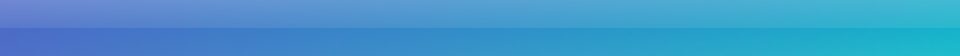
#> input picture visual/ui/header.png, 1920 x 112 px (shown at 1/2 size)
$ python -i build_ui_assets.py   (imports and definitions only)
#> lines starting #> are read from the running program, lines starting #| are printed output that depends on the picture
"""Genera los recursos visuales y sonoros de la interfaz a partir de "ASSETS COOL".

Uso (solo al cambiar el tema; la app usa los PNG/WAV ya generados en visual/):
    pip install -r tools/requirements-build.txt
    python tools/build_ui_assets.py "C:/ruta/a/ASSETS COOL"

Todo sale de assets existentes: los botones "pill" se arman estirando los orbes
de vidrio del Frutiger Aero Archive, los iconos son Heroicons rasterizados y los
sonidos son notas de "Tranquility" (Helton Yan) recortadas y normalizadas.
Las imagenes se generan en varias escalas (visual/ui/<porcentaje>/) para que se
vean nitidas con el escalado de pantalla de Windows.
"""

from __future__ import annotations

import struct
import sys
import wave
from pathlib import Path

import pymupdf as fitz  # solo para rasterizar los SVG de Heroicons
import numpy as np
from PIL import Image, ImageEnhance, ImageOps

PROJECT = Path(__file__).resolve().parents[1]
UI_OUT = PROJECT / "visual" / "ui"
SOUND_OUT = PROJECT / "visual" / "sounds"
SUPERSAMPLE = 4
# Escalas de Windows (100 % = 96 DPI). La app elige la mas cercana a la pantalla.
SCALES = (100, 125, 150, 175, 200)

# Paleta Windows 7 / Frutiger: azul cielo y morado.
ICON_DARK = "#1e3a6e"
ICON_WHITE = "#ffffff"
ICON_PURPLE = "#6d3fc4"


def load(src: Path, rel: str) -> Image.Image:
    return Image.open(src / rel).convert("RGBA")


def crop_alpha(image: Image.Image) -> Image.Image:
    bbox = image.getchannel("A").point(lambda a: 255 if a > 8 else 0).getbbox()
    return image.crop(bbox) if bbox else image


# [25 lines left out: functions square, shift_hue, not called in this run]


def lighten(image: Image.Image, amount: float) -> Image.Image:
    rgba = np.asarray(image).astype(np.float32)
    rgba[..., :3] = rgba[..., :3] + (255 - rgba[..., :3]) * amount
    return Image.fromarray(rgba.clip(0, 255).astype(np.uint8), "RGBA")


# [5 lines left out: function brightness, not called in this run]


def disabled(image: Image.Image) -> Image.Image:
    alpha = image.getchannel("A").point(lambda a: int(a * 0.55))
    gray = ImageOps.grayscale(image.convert("RGB")).convert("RGB")
    gray = lighten(gray.convert("RGBA"), 0.35)
    gray.putalpha(alpha)
    return gray


def resize(image: Image.Image, size: tuple[int, int]) -> Image.Image:
    return image.resize(size, Image.LANCZOS)


def orb(image: Image.Image, diameter: int) -> Image.Image:
    return resize(square(crop_alpha(image)), (diameter, diameter))


# [60 lines left out: functions pill_from_orb, svg_icon, overlay_center, cover, gradient_tint, gloss, not called in this run]


def save(image: Image.Image, out_dir: Path, name: str) -> None:
    image.save(out_dir / f"{name}.png", optimize=True)


# [168 lines left out: functions build_images, read_wav, write_sound, not called in this run]


TRANQUILITY = "Audio/Helton Yan's Tranquility/MUSCMisc_"

SOUNDS = {
    # Todo sale de "Tranquility" (Helton Yan, estetica Frutiger Aero). Cada muestra es
    # una frase larga: se toma solo la primera nota, recortada y con fundido.
    # nombre: (archivo, duracion maxima s, pico dBFS, fundido s)
    "click": (TRANQUILITY + "Major-Aqua Pluck_HY_Trnqlty.wav", 0.35, -18.0, 0.18),
    "toggle_on": (TRANQUILITY + "Major-Glassy Gloss_HY_Trnqlty.wav", 0.40, -17.0, 0.20),
    "toggle_off": (TRANQUILITY + "Minor-Underwater Pluck_HY_Trnqlty.wav", 0.35, -17.0, 0.18),
    "confirm": (TRANQUILITY + "Minor-Lone Bell_HY_Trnqlty.wav", 0.70, -16.0, 0.35),
    "open": (TRANQUILITY + "Major-Short Hover_HY_Trnqlty.wav", 0.80, -17.0, 0.35),
    "close": (TRANQUILITY + "Major-Glassy Pluck_HY_Trnqlty.wav", 0.45, -18.0, 0.25),
    "error": (TRANQUILITY + "Major-Bell Dissonance_HY_Trnqlty.wav", 0.80, -15.0, 0.35),
    "startup": (TRANQUILITY + "Major-Breathy Startup_HY_Trnqlty.wav", 2.60, -15.0, 0.90),
    "notify": (TRANQUILITY + "Major-Tweeting Notification_HY_Trnqlty.wav", 0.75, -15.0, 0.25),
}


# [15 lines left out: functions build_sounds, main, not called in this run]


# [2 lines not run here, left out]

>>> from PIL import Image
>>> picture = Image.open('../visual/ui/header.png')
#> picture is the input picture: PIL image 1920x112 RGBA; mean R, G, B, A 64.2, 151.1, 204, 255
>>> result = disabled(picture)
#> in disabled, `alpha = image.getchannel("A").point(lambda a: int(a * 0.55))`: alpha: PIL image 1920x112 L; every value is 140
#> in disabled, `gray = ImageOps.grayscale(image.convert("RGB")).convert("RGB")`:
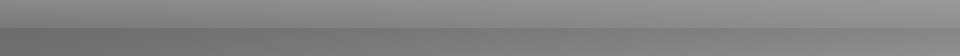
#> gray: PIL image 1920x112 RGB (shown at 1/2 size); min 108, max 153, mean 131.1
#> in lighten, `rgba[..., :3] = rgba[..., :3] + (255 - rgba[..., :3]) * amount`:
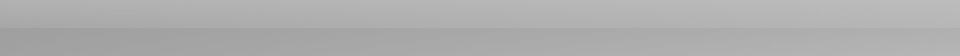
#> rgba: shape (112, 1920, 4) float32 (shown at 1/2 size); mean R, G, B, A 174.5, 174.5, 174.5, 255.7
#> in disabled, `gray.putalpha(alpha)`:
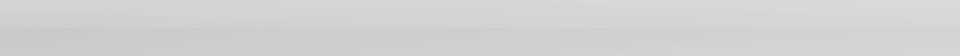
#> gray: PIL image 1920x112 RGBA (shown at 1/2 size); mean R, G, B, A 174, 174, 174, 140; transparent parts drawn white
